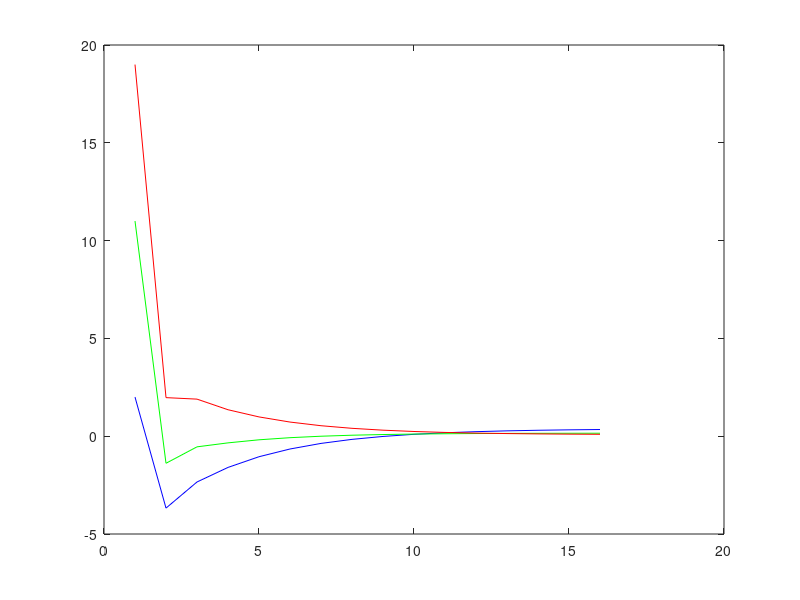

Source code (MATLAB): (Note: this script raises an error after producing the figure.)
clear all
close all
clc

%% Init
K = 16;
N = 4;
eps = 0.15;

A = 0.6;
B = 0.9;
Q = 7;
H = 2;
F = 4;

u = zeros(K, N);
u(1, :) = [1 9 8 1];
x = zeros(K, N);
x(:, 1) = 1;
p = zeros(1, N + 1);
b = zeros(1, N);
J = zeros(K, 1);
t = 0.172;

for iter = 1 : K
    for i = 2 : (size(x, 2))
        x(iter, i) = x(iter, i - 1) + u(iter, i - 1);
    end
    p(end) = 0;
    for i = N : -1 : 1
        p(i) = x(iter,i) + p(i + 1);
    end
    for i = 1 : length(b)
        b(i) = u(iter, i) + p(i + 1);
    end
    if norm(b) < eps
        break;
    end
    J(iter) = (1/2)*sum(x(iter, 1 : end) .^ 2 + u(iter, :) .^ 2)
    u(iter + 1, :) = u(iter, :) - t * b;
end

%% Plot
colors = ['b', 'g', 'r', 'c', 'm', 'y', 'k'];
figure;
for i = 2 : N + 1
    plot(x(1 : iter, i), colors(i - 1));
    hold on;
end
title('Trajectories, direct gradient');

figure;
plot(J(1 : iter));
title('Performance index');
